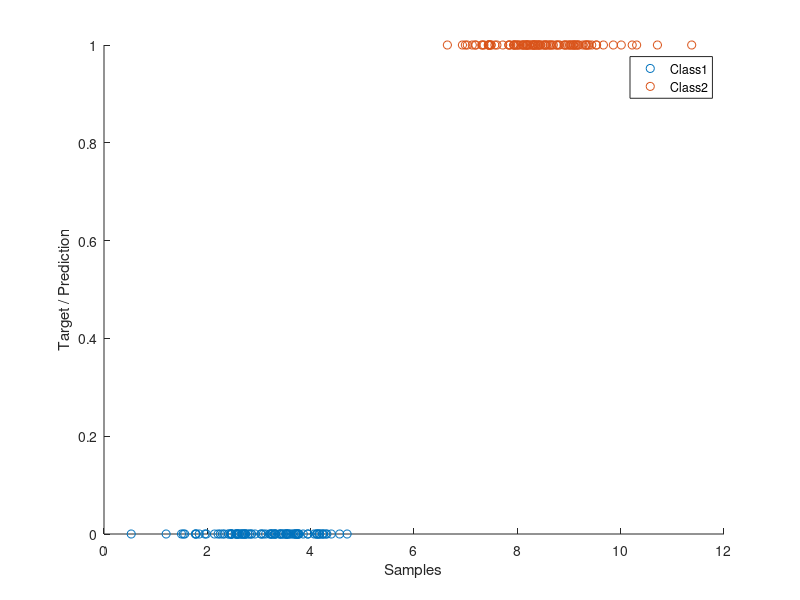

Here is the MATLAB script that generated this plot: (Note: this script raises an error after producing the figure.)
clear,clc;
close all;

rng(108)
%% Synthetic Training Data
N=100; % Number of training samples
% Generating Class1
class1(:,1)=3+0.8*randn(N,1);

% Generating Class2
class2(:,1)=8.5+0.8*randn(N,1);

% Label
t =[zeros(N,1);ones(N,1)]; 

% X Designed Matrix
X = [class1;class2];
X_train = [X,ones(size(X,1),1)];

% Plot
figure;
hold on;
scatter(class1(:,1),t(1:N));
scatter(class2(:,1),t(N+1:2*N));
legend('Class1','Class2');
xlabel('Samples');
ylabel('Target / Prediction');
hold off;
% clear class1 class2;
%% Synthetic Testing Data
% N=100; % Number of training samples
% % Generating Class1
% class1(:,1)=3+0.8*randn(N,1);
% 
% % Generating Class2
% class2(:,1)=8.5+0.8*randn(N,1);
% 
% % Label
% t_test =[zeros(N,1);ones(N,1)]; 
% 
% % X Designed Matrix
% X_test = [class1;class2];
% X_test = [X_test,ones(size(X_test,1),1)];

%% Gradient Descent
rho = 0.5;
maxIteration = 10000;
Lambda = 0;
[WGradientDescend,Iteration] = GradientDescent(X_train,t,Lambda,rho,maxIteration);

% Get the Prediction
% XW = X_test*WGradientDescend;
% Y = 1./(1+exp(-XW));
% P = zeros(size(Y));
% P(Y<0.5) = 0;
% P(Y>0.5) = 1;

% Error
% ErrorRate_Gradient = Error(P,t_test)
% Mis = find((P~=t_test)==true);

% Plot
xAxis = [-10:0.1:9.9]';
AXIS = [xAxis,ones(size(xAxis))];
decision = -WGradientDescend(2)./WGradientDescend(1);
yPlot = 1./(1+exp(-AXIS*WGradientDescend));
figure; 
hold on;
scatter(class1(:,1),t(1:N));
scatter(class2(:,1),t(N+1:2*N));
% scatter(X_test(Mis,1),t_test(Mis),'rx','LineWidth',1.5);
idx = (0:0.01:1);
plot(ones(size(idx))*decision,idx);
plot(xAxis,yPlot);
ylim([0 1]);
xlim([min(class1) max(class2)]);
legend('Class1','Class2','MisClassified','Decision Boundary','y');
xlabel('Samples');
ylabel('Target / Prediction');
title(['Gradient Descent with iteration = ', num2str(Iteration)]);
hold off;

%% Stochastic
Epoch = 400;
Lambda = 0.05;
[WStochastic,y] = Stochastic(X_train,t,Lambda,Epoch);

% Get the Prediction
XW = X_test*WStochastic;
Y = 1./(1+exp(-XW));
P = zeros(size(Y));
P(Y<0.5) = 0;
P(Y>0.5) = 1;

% Error
ErrorRate_Stochastic = Error(P,t_test)
Mis = find((P~=t_test)==true);

% Plot
xAxis = [-10:0.1:9.9]';
AXIS = [xAxis,ones(size(xAxis))];
decision = -WStochastic(2)./WStochastic(1);
yPlot = 1./(1+exp(-AXIS*WStochastic));
figure; 
hold on;
scatter(class1(:,1),t(1:N));
scatter(class2(:,1),t(N+1:2*N));
scatter(X_test(Mis,1),t_test(Mis),'rx','LineWidth',1.5);
idx = (0:0.01:1);
plot(ones(size(idx))*decision,idx);
plot(xAxis,yPlot);
ylim([0 1]);
xlim([min(class1) max(class2)]);
legend('Class1','Class2','MisClassified','Decision Boundary','y');
xlabel('Samples');
ylabel('Target / Prediction');
title(['Stochastic, No. of Epochs = '  num2str(Epoch)]);
hold off;

%% Minibatch
Epoch = 1000;
Batch = 5;
Beta = 0.1;
Lambda = 0;
[WMini,y] = MiniBatch(X_train,t,Lambda,Epoch,Batch,Beta);

% Get the Prediction
XW = X_test*WMini;
Y = 1./(1+exp(-XW));
P = zeros(size(Y));
P(Y<0.5) = 0;
P(Y>0.5) = 1;

% Error
ErrorRate_MiniBatch = Error(P,t_test)
Mis = find((P~=t_test)==true);

% Plot
xAxis = [-10:0.1:9.9]';
AXIS = [xAxis,ones(size(xAxis))];
decision = -WMini(2)./WMini(1);
yPlot = 1./(1+exp(-AXIS*WMini));
figure; 
hold on;
scatter(class1(:,1),t(1:N));
scatter(class2(:,1),t(N+1:2*N));
scatter(X_test(Mis,1),t_test(Mis),'rx','LineWidth',1.5);
idx = (0:0.01:1);
plot(ones(size(idx))*decision,idx);
plot(xAxis,yPlot);
ylim([0 1]);
xlim([min(class1) max(class2)]);
legend('Class1','Class2','MisClassified','Decision Boundary','y');
xlabel('Samples');
ylabel('Target / Prediction');
title(['Mini batch, No. of Epochs = '  num2str(Epoch),', Minibatch size = ',num2str(Batch)]);
hold off;